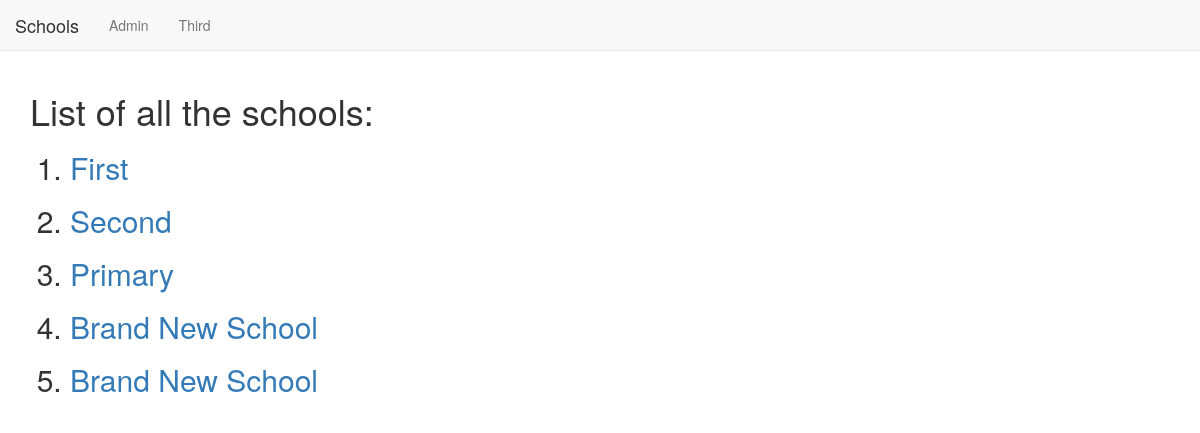
The app's page /basic_app/, older data.
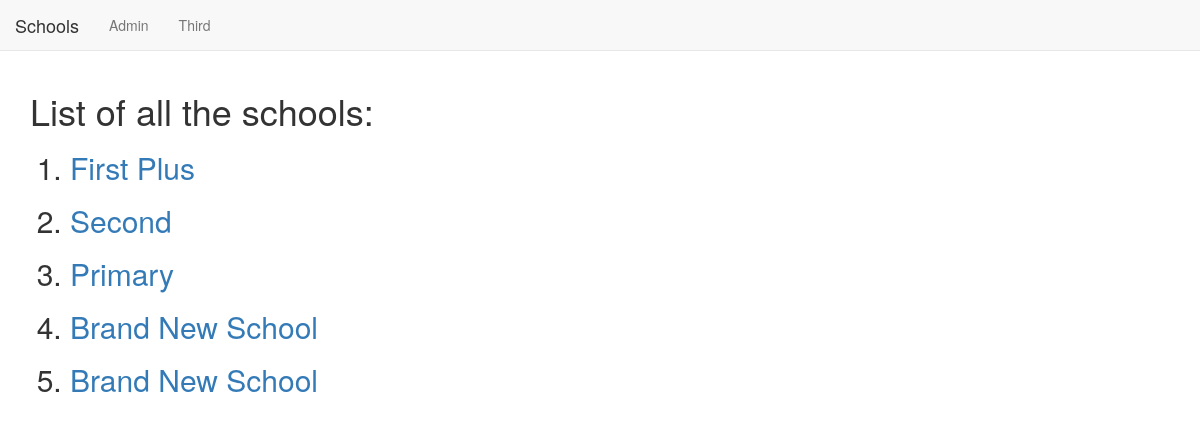
The same page, newer data.
### basic_app/models.py (models this page shows, shortened)
class School(models.Model):
    name = models.CharField(max_length=256)
    principal = models.CharField(max_length=256)
    location = models.CharField(max_length=256)

### basic_app/views.py (the view)
class SchoolListView(ListView):
    context_object_name = 'schools'
    model = models.School

### basic_app/templates/basic_app/school_list.html
{% extends "basic_app/basic_app_base.html" %}
{% block body_block %}
<h1>List of all the schools:</h1>
<ol>
  {% for school in schools %}
  <h2><li><a href="{{school.id}}">{{school.name}}</a></li></h2>
  {% endfor %}
</ol>
{% endblock %}

Row changes from the older to the newer data that the page shows:
changed School: name "First" → "First Plus"
